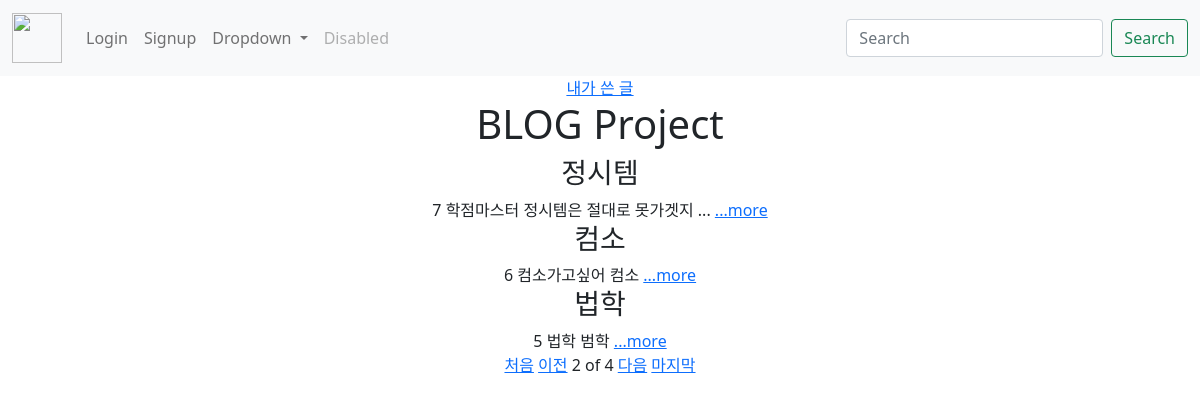
Screenshot of /?page=2 with the database file from the repository.
### blog/models.py (models this page shows, shortened)
class Blog(models.Model):
    title = models.CharField(max_length=200)
    writer = models.CharField(max_length=100)
    pub_date = models.DateTimeField()
    body = models.TextField()
    image = models.ImageField(upload_to = "blog/", blank = True, null = True)
    def summary(self) :
        return self.body[:100]

### blog/views.py (the view)
# urls.py: 2. Add a URL to urlpatterns:  path('', views.home, name='home')
def home(request) :
    blogs = Blog.objects.order_by('-pub_date')
    search = request.GET.get('search')
    if search == 'true' :
        author = request.GET.get('writer')
        blogs = Blog.objects.filter(writer=author)
        return render(request, 'home.html', {'blogs':blogs})
    paginator = Paginator(blogs, 3)
    page = request.GET.get('page')
    blogs = paginator.get_page(page)
    return render(request, 'home.html', {'blogs':blogs})

### blog/templates/home.html (shortened to what this page needs)
{% extends 'basic.html' %}
{% block content %}
    <a href="?search=true&writer={{user.nickname}}">내가 쓴 글</a>
    <h1>BLOG Project</h1>
    <div class="container">
        {% for blog in blogs%}
        <div>
            <h3>{{blog.title}}</h3>
            {{blog.id}}
            {{blog.writer}}
            {{blog.summary}} <a href="{%url 'detail' blog.id %}">...more</a>
        <br>
        </div>
    {% endfor %}
    </div>
    {% if blogs.has_previous %}
    <a href="?page=1">처음</a>
    <a href="?page={{blogs.previous_page_number}}">이전</a>
    {% endif %}
    <span>{{blogs.number}}</span>
    <span>of</span>
    <span>{{blogs.paginator.num_pages}}</span>
    {% if blogs.has_next %}
    <a href="?page={{blogs.next_page_number}}">다음</a>
    <a href="?page={{blogs.paginator.num_pages}}">마지막</a>
    {% endif %}
{% endblock %}

### lionproject/templates/basic.html (style rules this page uses)
body { text-align: center; }

### rows the page displays
Blog: title "정시템", id "7", writer "학점마스터", summary "정시템은 절대로 못가겟지 ..."
Blog: title "컴소", id "6", writer "컴소가고싶어", summary "컴소"
Blog: title "법학", id "5", writer "법학", summary "범학"

### other values shown
{{ blogs.number }} "2"
{{ blogs.paginator.num_pages }} "4"
